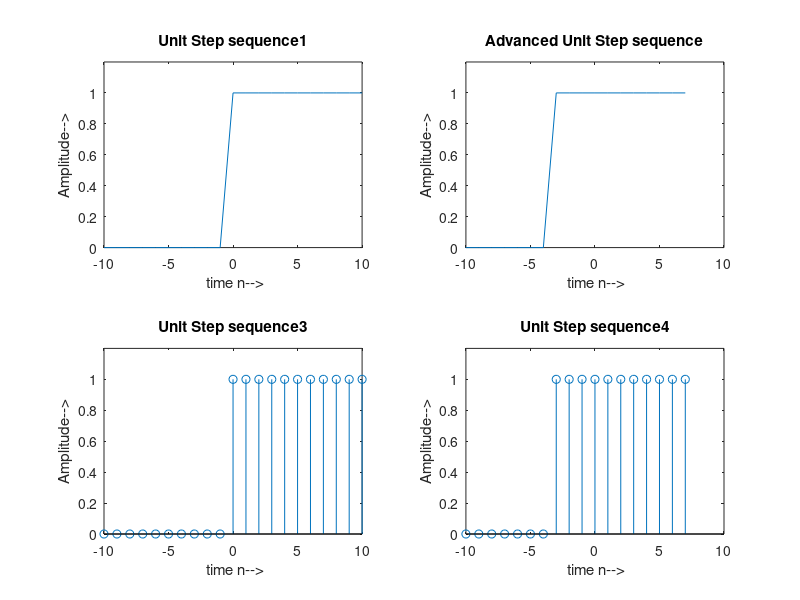

MATLAB code to generate this figure:
clc;
clear all;
close all;
n=-10:1:10;
step=[zeros(1,10),ones(1,11)];
subplot(2,2,1);
plot(n,step);
xlabel(' time n-->');
ylabel('Amplitude-->');
title('Unit Step sequence1');
axis([-10 10 0 1.2]);



n=-10:1:10;
step=[zeros(1,10),ones(1,11)];
subplot(2,2,2);
plot(n-3,step);
xlabel(' time n-->');
ylabel('Amplitude-->');
title('Advanced Unit Step sequence');
axis([-10 10 0 1.2]);


n=-10:1:10;
step=[zeros(1,10),ones(1,11)];
subplot(2,2,3);
stem(n,step);
xlabel(' time n-->');
ylabel('Amplitude-->');
title('Unit Step sequence3');
axis([-10 10 0 1.2]);

n=-10:1:10;
step=[zeros(1,10),ones(1,11)];
subplot(2,2,4);
stem(n-3,step);
xlabel(' time n-->');
ylabel('Amplitude-->');
title('Unit Step sequence4');
axis([-10 10 0 1.2]);
